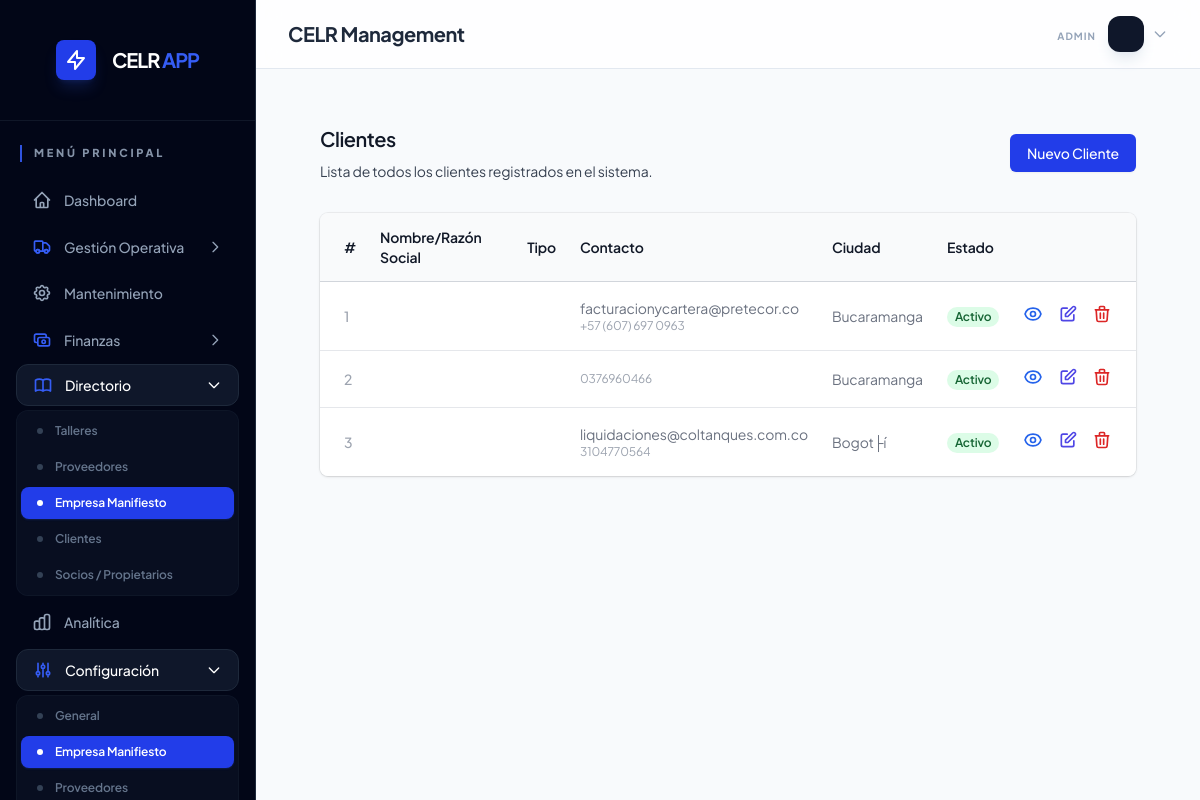
The app's page /clients.php (signed in) with its own data.
### tables this page shows
CREATE TABLE `clients` (
  `id` int(11) NOT NULL AUTO_INCREMENT,
  `person_type` enum('F+�sica','Jur+�dica') NOT NULL,
  `firstname` varchar(100) DEFAULT NULL,
  `lastname1` varchar(100) DEFAULT NULL,
  `lastname2` varchar(100) DEFAULT NULL,
  `business_name` varchar(200) DEFAULT NULL,
  `legal_id` varchar(50) DEFAULT NULL,
  `email` varchar(150) DEFAULT NULL,
  `phone` varchar(20) DEFAULT NULL,
  `mobile` varchar(20) DEFAULT NULL,
  `address` text DEFAULT NULL,
  `country` varchar(100) DEFAULT 'Costa Rica',
  `department` varchar(100) DEFAULT NULL,
  `city` varchar(100) DEFAULT NULL,
  `postal_code` varchar(20) DEFAULT NULL,
  `notes` text DEFAULT NULL,
  `active` tinyint(1) DEFAULT 1,
  `created_at` timestamp NOT NULL DEFAULT current_timestamp(),
  `updated_at` timestamp NOT NULL DEFAULT current_timestamp() ON UPDATE current_timestamp(),
  PRIMARY KEY (`id`),
  KEY `idx_person_type` (`person_type`),
  KEY `idx_active` (`active`),
  KEY `idx_business_name` (`business_name`),
  KEY `idx_lastname` (`lastname1`),
  KEY `idx_clients_active` (`active`)
);

### clients.php (the view, shortened to what this page needs)
<?php
include 'includes/header.php';
$limit = 15;
$page = isset($_GET['page']) ? (int)$_GET['page'] : 1;
$offset = ($page - 1) * $limit;
$clients = $pdo->query("SELECT * FROM clients ORDER BY
    CASE
        WHEN person_type = 'Jurídica' THEN business_name
        ELSE CONCAT(firstname, ' ', lastname1)
    END ASC LIMIT " . (int)$limit . " OFFSET " . (int)$offset)->fetchAll();
?>
<div class="max-w-7xl mx-auto px-4 sm:px-6 lg:px-8 py-6">
    <div class="sm:flex sm:items-center">
        <div class="sm:flex-auto">
            <h1 class="text-xl font-semibold text-gray-900">Clientes</h1>
            <p class="mt-2 text-sm text-gray-700">Lista de todos los clientes registrados en el sistema.</p>
        </div>
        <div class="mt-4 sm:mt-0 sm:ml-16 sm:flex-none">
            <a href="client_form.php"
                class="inline-flex items-center justify-center rounded-md border border-transparent bg-brand-600 px-4 py-2 text-sm font-medium text-white shadow-sm hover:bg-brand-700 focus:outline-none focus:ring-2 focus:ring-brand-500 focus:ring-offset-2 sm:w-auto">
                Nuevo Cliente
            </a>
        </div>
    </div>
    <div class="mt-8 flex flex-col">
        <div class="-my-2 -mx-4 overflow-x-auto sm:-mx-6 lg:-mx-8">
            <div class="inline-block min-w-full py-2 align-middle md:px-6 lg:px-8">
                <div class="overflow-hidden shadow ring-1 ring-black ring-opacity-5 md:rounded-lg">
                    <table class="min-w-full divide-y divide-gray-300">
                        <thead class="bg-gray-50">
                            <tr>
                                <th class="py-3.5 pl-4 pr-3 text-left text-sm font-semibold text-gray-900 sm:pl-6">#
                                </th>
                                <th class="py-3.5 px-3 text-left text-sm font-semibold text-gray-900">
                                    Nombre/Razón Social
                                </th>
                                <th class="px-3 py-3.5 text-left text-sm font-semibold text-gray-900">Tipo</th>
                                <th class="px-3 py-3.5 text-left text-sm font-semibold text-gray-900">Contacto</th>
                                <th class="px-3 py-3.5 text-left text-sm font-semibold text-gray-900">Ciudad</th>
                                <th class="px-3 py-3.5 text-left text-sm font-semibold text-gray-900">Estado</th>
                                <th class="relative py-3.5 pl-3 pr-4 sm:pr-6">
                                </th>
                            </tr>
                        </thead>
                        <tbody class="divide-y divide-gray-200 bg-white">
                            <?php if (empty($clients)): ?>
                                <tr>
                                    <td colspan="6" class="px-6 py-10 text-center text-sm text-gray-500">
                                        No hay clientes registrados aún.
                                    </td>
                                </tr>
                            <?php else: ?>
                                <?php $counter = $offset + 1;
                                foreach ($clients as $client): ?>
                                    <tr class="hover:bg-gray-50">
                                        <td class="whitespace-nowrap py-4 pl-4 pr-3 text-sm font-medium text-gray-400 sm:pl-6">
                                            <?php echo $counter++; ?>
                                        </td>
                                        <td class="whitespace-nowrap px-3 py-4 text-sm font-bold text-gray-900">
                                        </td>
                                        <td class="whitespace-nowrap px-3 py-4 text-sm text-gray-500">
                                        </td>
                                        <td class="whitespace-nowrap px-3 py-4 text-sm text-gray-500">
                                            <?php if ($client['email']): ?>
                                                <div>
                                                    <?php echo htmlspecialchars($client['email']); ?>
                                                </div>
                                            <?php endif; ?>
                                            <?php if ($client['phone'] || $client['mobile']): ?>
                                                <div class="text-xs text-gray-400">
                                                    <?php echo htmlspecialchars($client['phone'] ?: $client['mobile']); ?>
                                                </div>
                                            <?php endif; ?>
                                        </td>
                                        <td class="whitespace-nowrap px-3 py-4 text-sm text-gray-500">
                                            <?php echo htmlspecialchars($client['city'] ?: '-'); ?>
                                        </td>
                                        <td class="whitespace-nowrap px-3 py-4 text-sm text-gray-500">
                                            <?php if ($client['active']): ?>
                                                <span
                                                    class="inline-flex rounded-full bg-green-100 px-2 text-xs font-semibold leading-5 text-green-800">
                                                    Activo
                                                </span>
                                            <?php endif; ?>
                                        </td>
                                        <td
                                            class="relative whitespace-nowrap py-4 pl-3 pr-4 text-right text-sm font-medium sm:pr-6">
                                            <a href="client_details.php?id=<?php echo $client['id']; ?>"
                                                class="inline-block text-blue-600 hover:text-blue-900 mr-3" title="Ver">
                                            </a>
                                            <a href="client_form.php?id=<?php echo $client['id']; ?>"
                                                class="inline-block text-indigo-600 hover:text-indigo-900 mr-3" title="Editar">
                                                <svg class="w-5 h-5" fill="none" stroke="currentColor" viewBox="0 0 24 24">
                                                    <path stroke-linecap="round" stroke-linejoin="round" stroke-width="2"
                                                        d="M11 5H6a2 2 0 00-2 2v11a2 2 0 002 2h11a2 2 0 002-2v-5m-1.414-9.414a2 2 0 112.828 2.828L11.828 15H9v-2.828l8.586-8.586z" />
                                                </svg>
                                            </a>
                                            <a href="client_delete.php?id=<?php echo $client['id']; ?>"
                                                onclick="return confirm('¿Está seguro de que desea eliminar este cliente?');"
                                                class="inline-block text-red-600 hover:text-red-900" title="Eliminar">
                                                <svg class="w-5 h-5" fill="none" stroke="currentColor" viewBox="0 0 24 24">
                                                    <path stroke-linecap="round" stroke-linejoin="round" stroke-width="2"
                                                        d="M19 7l-.867 12.142A2 2 0 0116.138 21H7.862a2 2 0 01-1.995-1.858L5 7m5 4v6m4-6v6m1-10V4a1 1 0 00-1-1h-4a1 1 0 00-1 1v3M4 7h16" />
                                                </svg>
                                            </a>
                                        </td>
                                    </tr>
                                <?php endforeach; ?>
                            <?php endif; ?>
                        </tbody>
                    </table>
                </div>
            </div>
        </div>
    </div>
</div>
<?php include 'includes/footer.php'; ?>

### index.css (style rules this page uses)
:root { --brand-50: #eff6ff; --brand-100: #dbeafe; --brand-200: #bfdbfe; --brand-500: #3b82f6; --brand-600: #2563eb; --brand-700: #1d4ed8; --brand-800: #1e40af; --slate-50: #f8fafc; --slate-100: #f1f5f9; --slate-200: #e2e8f0; --slate-300: #cbd5e1; --slate-400: #94a3b8; --slate-500: #64748b; --slate-600: #475569; --slate-700: #334155; --slate-800: #1e293b; --slate-900: #0f172a; --slate-950: #020617; }
body { background-color: var(--slate-50); font-family: 'Plus Jakarta Sans', system-ui, -apple-system, sans-serif; color: var(--slate-800); -webkit-font-smoothing: antialiased; letter-spacing: -0.01em; }
h1, h2, h3, .font-bold { letter-spacing: -0.025em; }

### records on screen
clients: email "facturacionycartera@pretecor.co", phone "+57 (607) 697 0963", city "Bucaramanga", active "Activo"
clients: phone "0376960466", city "Bucaramanga", active "Activo"
clients: email "liquidaciones@coltanques.com.co", phone "3104770564", city "Bogot├í", active "Activo"

### other values on screen
$item['name'] "Dashboard"
$item['name'] "Gestión Operativa"
$item['name'] "Mantenimiento"
$item['name'] "Finanzas"
$item['name'] "Directorio"
$child['name'] "Talleres"
$child['name'] "Proveedores"
$child['name'] "Empresa Manifiesto"
$child['name'] "Clientes"
$child['name'] "Socios / Propietarios"
$item['name'] "Analítica"
$item['name'] "Configuración"
$child['name'] "General"
$_SESSION['role'] "ADMIN"
